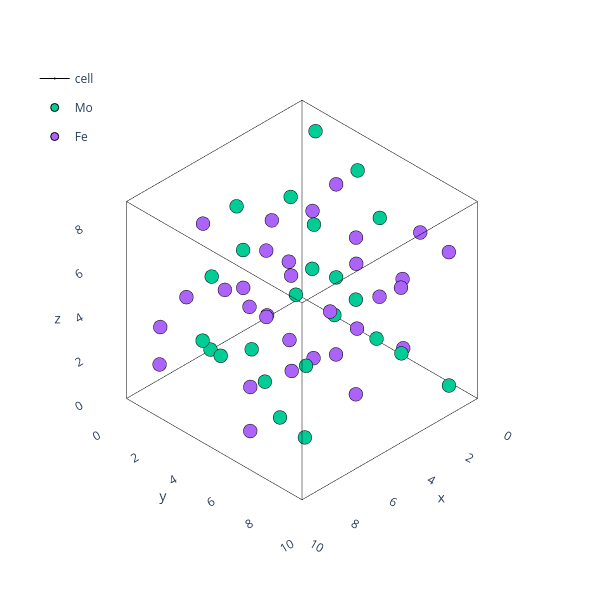

Here is the notebook cell this chart was saved with:
### Code cell
theatoms=binaries_predict['delta']['Atoms'].atoms.sample(n=1).iloc[0]
plotting.plotly_atoms(theatoms)

### Figure 1 — Plotly figure (JSON) as saved in the notebook; plotly's stock layout.template omitted (floating-point values rounded to 4 significant figures)
{"data": [{"hoverinfo": "skip", "legendgroup": "cell", "line": {"color": "black", "width": 1}, "marker": {"size": 0.01}, "name": "cell", "showlegend": false, "type": "scatter3d", "x": [0, 9.2], "y": [0, 0], "z": [0, 0]}, {"hoverinfo": "skip", "legendgroup": "cell", "line": {"color": "black", "width": 1}, "marker": {"size": 0.01}, "name": "cell", "showlegend": false, "type": "scatter3d", "x": [0, 0], "y": [0, 9.2], "z": [0, 0]}, {"hoverinfo": "skip", "legendgroup": "cell", "line": {"color": "black", "width": 1}, "marker": {"size": 0.01}, "name": "cell", "showlegend": false, "type": "scatter3d", "x": [0, 0], "y": [0, 0], "z": [0, 8.942]}, {"hoverinfo": "skip", "legendgroup": "cell", "line": {"color": "black", "width": 1}, "marker": {"size": 0.01}, "name": "cell", "showlegend": false, "type": "scatter3d", "x": [9.2, 9.2], "y": [0, 9.2], "z": [0, 0]}, {"hoverinfo": "skip", "legendgroup": "cell", "line": {"color": "black", "width": 1}, "marker": {"size": 0.01}, "name": "cell", "showlegend": false, "type": "scatter3d", "x": [0, 9.2], "y": [9.2, 9.2], "z": [0, 0]}, {"hoverinfo": "skip", "legendgroup": "cell", "line": {"color": "black", "width": 1}, "marker": {"size": 0.01}, "name": "cell", "showlegend": false, "type": "scatter3d", "x": [9.2, 9.2], "y": [9.2, 9.2], "z": [0, 8.942]}, {"hoverinfo": "skip", "legendgroup": "cell", "line": {"color": "black", "width": 1}, "marker": {"size": 0.01}, "name": "cell", "showlegend": false, "type": "scatter3d", "x": [9.2, 9.2], "y": [0, 0], "z": [0, 8.942]}, {"hoverinfo": "skip", "legendgroup": "cell", "line": {"color": "black", "width": 1}, "marker": {"size": 0.01}, "name": "cell", "showlegend": false, "type": "scatter3d", "x": [0, 0], "y": [9.2, 9.2], "z": [0, 8.942]}, {"hoverinfo": "skip", "legendgroup": "cell", "line": {"color": "black", "width": 1}, "marker": {"size": 0.01}, "name": "cell", "showlegend": false, "type": "scatter3d", "x": [0, 9.2], "y": [0, 0], "z": [8.942, 8.942]}, {"hoverinfo": "skip", "legendgroup": "cell", "line": {"color": "black", "width": 1}, "marker": {"size": 0.01}, "name": "cell", "showlegend": false, "type": "scatter3d", "x": [0, 0], "y": [0, 9.2], "z": [8.942, 8.942]}, {"hoverinfo": "skip", "legendgroup": "cell", "line": {"color": "black", "width": 1}, "marker": {"size": 0.01}, "name": "cell", "showlegend": false, "type": "scatter3d", "x": [0, 9.2], "y": [9.2, 9.2], "z": [8.942, 8.942]}, {"hoverinfo": "skip", "legendgroup": "cell", "line": {"color": "black", "width": 1}, "marker": {"size": 0.01}, "name": "cell", "showlegend": true, "type": "scatter3d", "x": [9.2, 9.2], "y": [0, 9.2], "z": [8.942, 8.942]}, {"hovertext": ["Mo0", "Mo1", "Mo2", "Mo3", "Mo4", "Mo5", "Mo6", "Mo7", "Mo8", "Mo9", "Mo10", "Mo11", "Mo12", "Mo13", "Mo14", "Mo15", "Mo16", "Mo17", "Mo18", "Mo19", "Mo20", "Mo21", "Mo22", "Mo23"], "marker": {"line": {"color": "black", "width": 1}}, "mode": "markers", "name": "Mo", "type": "scatter3d", "x": [0.311, 4.911, 8.889, 4.289, 2.106, 6.706, 7.094, 2.494, 2.436, 7.036, 6.764, 2.164, 0.9486, 5.549, 8.252, 3.652, 4.158, 8.758, 5.043, 0.4425, 0.6256, 5.226, 8.575, 3.975], "y": [3.126, 1.474, 7.726, 6.074, 2.636, 1.964, 7.236, 6.564, 1.834, 2.767, 6.434, 7.367, 3.857, 0.7434, 8.457, 5.344, 1.061, 3.539, 5.661, 8.14, 1.327, 3.273, 5.927, 7.874], "z": [1.616, 7.326, 2.855, 6.087, 3.664, 5.277, 0.8065, 8.135, 6.694, 2.248, 6.719, 2.223, 8.167, 0.7753, 5.246, 3.696, 4.759, 4.183, 8.654, 0.2879, 8.521, 0.4212, 4.892, 4.05]}, {"hovertext": ["Fe0", "Fe1", "Fe2", "Fe3", "Fe4", "Fe5", "Fe6", "Fe7", "Fe8", "Fe9", "Fe10", "Fe11", "Fe12", "Fe13", "Fe14", "Fe15", "Fe16", "Fe17", "Fe18", "Fe19", "Fe20", "Fe21", "Fe22", "Fe23", "Fe24", "Fe25", "Fe26", "Fe27", "Fe28", "Fe29", "Fe30", "Fe31"], "marker": {"line": {"color": "black", "width": 1}}, "mode": "markers", "name": "Fe", "type": "scatter3d", "x": [1.622, 6.222, 7.578, 2.978, 2.931, 7.531, 6.269, 1.669, 0.02668, 4.627, 9.174, 4.573, 1.734, 6.334, 7.466, 2.866, 4.07, 8.67, 5.13, 0.5299, 3.572, 8.172, 5.629, 1.029, 1.23, 5.83, 7.97, 3.37, 3.467, 8.067, 5.734, 1.133], "y": [4.446, 0.1546, 9.046, 4.755, 2.267, 2.333, 6.867, 6.933, 1.812, 2.789, 6.412, 7.389, 0.1444, 4.456, 4.745, 9.056, 3.369, 1.231, 7.969, 5.831, 0.4812, 4.119, 5.081, 8.719, 0.6505, 3.95, 5.251, 8.55, 4.01, 0.5907, 8.61, 5.191], "z": [5.745, 3.197, 7.668, 1.274, 0.6617, 8.28, 3.809, 5.133, 6.051, 2.891, 7.362, 1.58, 4.435, 4.507, 0.03577, 8.906, 5.339, 3.603, 8.074, 0.8682, 2.457, 6.485, 2.014, 6.928, 1.929, 7.013, 2.542, 6.4, 7.66, 1.281, 5.752, 3.19]}], "layout": {"height": 600, "legend": {"x": 0.05, "xanchor": "left", "y": 0.9, "yanchor": "top"}, "margin": {"b": 5, "l": 5, "r": 0.5, "t": 5}, "scene": {"aspectmode": "data", "camera": {"projection": {"type": "orthographic"}}, "xaxis": {"range": [-0.92, 10.12], "showbackground": false, "showgrid": false}, "yaxis": {"range": [-0.92, 10.12], "showbackground": false, "showgrid": false}, "zaxis": {"range": [-0.8942, 9.836], "showbackground": false, "showgrid": false}}, "width": 600}}
